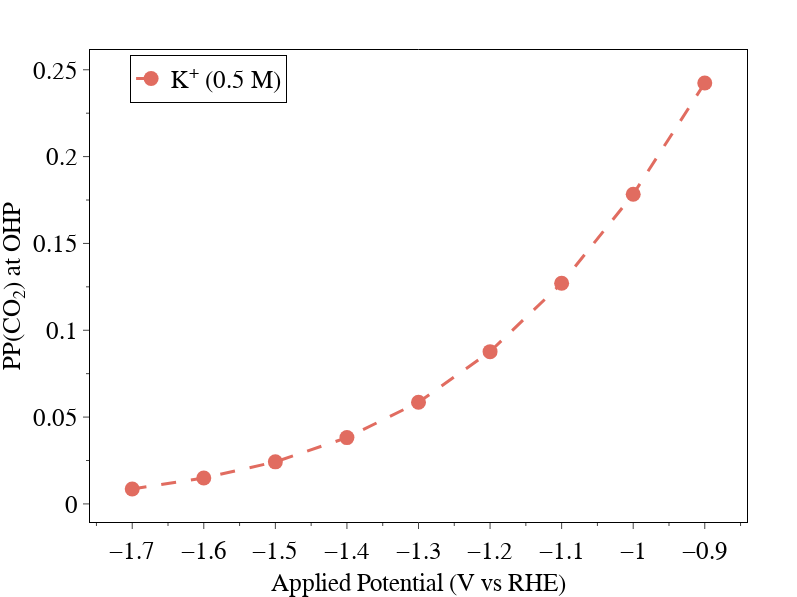

Notebook source saved alongside this figure:
### Code cell
fig = px.scatter(df, x='V vs RHE', y='CO2pp',hover_data={'index': (df.index)},color= df.index,color_discrete_map=color_dict)

fig.update_traces(line=dict(dash='longdash',width=3),
                  marker=dict(size=15),mode='lines+markers')

fig.update_layout(
    width=797,
    height=597,
    showlegend=True,
    # title=dict(
    #      text='Ethylene',
    #      x=0.5,
    #      font_size=25),
    legend=dict(
     bordercolor='black', 
     borderwidth=1,
     title='',
     yanchor="top",
     y=0.99,
     xanchor="right",
     font_size=25,
     x=0.3),
    font=dict(family="Arial", color="black"),
    hoverlabel={"namelength": -1},
     margin=dict(
         l=0,
         r=50,
         b=0,
         t=50,
     ),
    paper_bgcolor="white",
    plot_bgcolor="white",
    xaxis=dict(
        title=rf'Applied Potential (V vs RHE)',
        title_font_size=25,
        showline=True,
        #linewidth=3,
        linecolor="black",
        mirror=True,
        showgrid=False,
        zeroline=False,
        #gridcolor="rgba(0,0,0,0.3)",
        ticks="outside",
        tickfont_size=25,
        #tickformat="d",
        #range=[-1.2,-0.2],
        #tick0=0.5,
        minor=dict(ticklen=3,dtick=0.05),
        # dtick=0.2,
        #tickwidth=3,
        ticklen=6,
    ),
    yaxis=dict(
        title=rf'PP(CO<sub>2</sub>) at OHP',
        title_font=dict(size=25),
        showline=True,
        #linewidth=3,
        linecolor="black",
        mirror=True,
        showgrid=False,
        zeroline=False,
        #gridcolor="rgba(0,0,0,0.3)",
        ticks="outside",
        tickfont_size=25,
        #tickformat="d",
        #tick0=0.5,
        minor=dict(ticklen=3,dtick=0.025),
        # dtick=0.4,
        #range=[-6,-2.5],
        #tickwidth=3,
        ticklen=6,
    ),
)

fig.write_image('CO2_U_conc_0.5.png',scale=5)
fig.show()

### Figure 1 — Plotly figure (JSON) as saved in the notebook; plotly's stock layout.template omitted (floating-point values rounded to 4 significant figures)
{"data": [{"customdata": [["K<sup>+</sup> (0.5 M)"], ["K<sup>+</sup> (0.5 M)"], ["K<sup>+</sup> (0.5 M)"], ["K<sup>+</sup> (0.5 M)"], ["K<sup>+</sup> (0.5 M)"], ["K<sup>+</sup> (0.5 M)"], ["K<sup>+</sup> (0.5 M)"], ["K<sup>+</sup> (0.5 M)"], ["K<sup>+</sup> (0.5 M)"]], "hovertemplate": "index=%{customdata[0]}<br>V vs RHE=%{x}<br>CO2pp=%{y}<extra></extra>", "legendgroup": "K<sup>+</sup> (0.5 M)", "line": {"dash": "longdash", "width": 3}, "marker": {"color": "#e16c60", "size": 15, "symbol": "circle"}, "mode": "lines+markers", "name": "K<sup>+</sup> (0.5 M)", "orientation": "v", "showlegend": true, "type": "scatter", "x": [-0.9, -1, -1.1, -1.2, -1.3, -1.4, -1.5, -1.6, -1.7], "xaxis": "x", "y": [0.2424, 0.1783, 0.127, 0.08768, 0.05852, 0.03818, 0.02421, 0.01489, 0.00857], "yaxis": "y"}], "layout": {"font": {"color": "black", "family": "Arial"}, "height": 597, "hoverlabel": {"namelength": -1}, "legend": {"bordercolor": "black", "borderwidth": 1, "font": {"size": 25}, "title": {"text": ""}, "tracegroupgap": 0, "x": 0.3, "xanchor": "right", "y": 0.99, "yanchor": "top"}, "margin": {"b": 0, "l": 0, "r": 50, "t": 50}, "paper_bgcolor": "white", "plot_bgcolor": "white", "showlegend": true, "width": 797, "xaxis": {"anchor": "y", "domain": [0, 1], "linecolor": "black", "minor": {"dtick": 0.05, "ticklen": 3}, "mirror": true, "showgrid": false, "showline": true, "tickfont": {"size": 25}, "ticklen": 6, "ticks": "outside", "title": {"font": {"size": 25}, "text": "Applied Potential (V vs RHE)"}, "zeroline": false}, "yaxis": {"anchor": "x", "domain": [0, 1], "linecolor": "black", "minor": {"dtick": 0.025, "ticklen": 3}, "mirror": true, "showgrid": false, "showline": true, "tickfont": {"size": 25}, "ticklen": 6, "ticks": "outside", "title": {"font": {"size": 25}, "text": "PP(CO<sub>2</sub>) at OHP"}, "zeroline": false}}}
